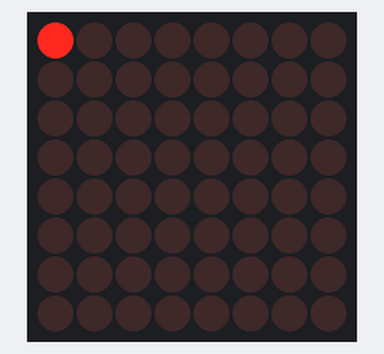
Simulated run of this sketch. Board: Arduino Uno, built with avr-gcc and run on an emulated ATmega328P. Shown: 8×8 LED matrix.

Above: at 0.1 s.
At 5.1 s:
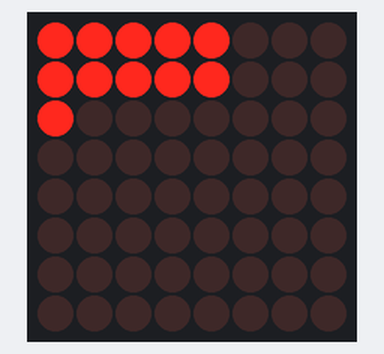
At 9.6 s:
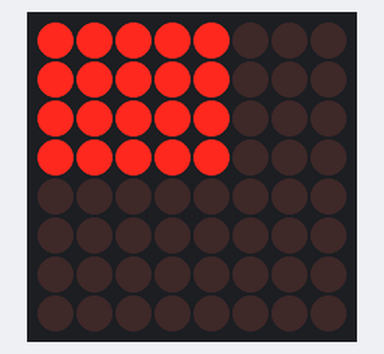
At 19.6 s:
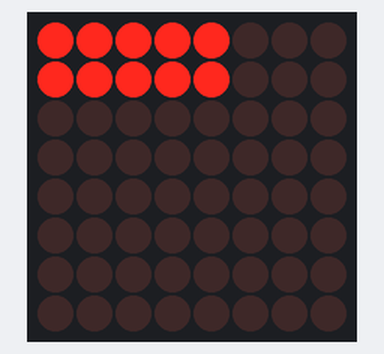
At 29.1 s:
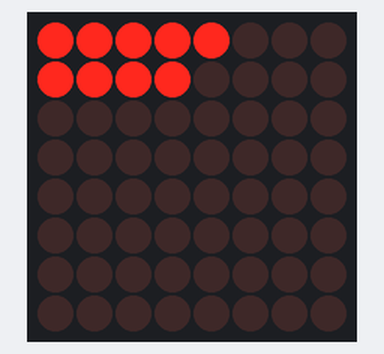
At 39.1 s:
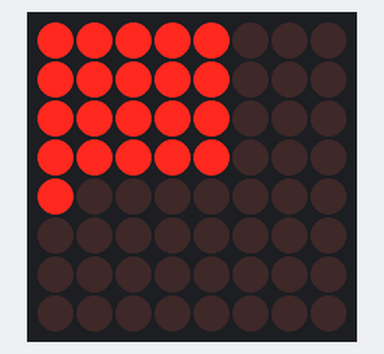

Measured:
- what the display in image 1 shows lasts 0.5 s, from 5.0 s to 5.5 s

The sketch:

Lab_02_matriz_de_led_.ino
```cpp
#include "LedControl.h" // incluye la libreria

LedControl lc=LedControl(11,13,10,1); // Creacion del objeto


void setup()
{
  lc.shutdown(0,false); //enciende la matriz
  lc.setIntensity(0,2); // establecer el brillo de 0 a 15
  lc.clearDisplay(0); // blanquea matriz, apaga todos los leds
}

void loop()
{
  for (int fila=0; fila < 5; fila++)
  {
      for (int columna=0; columna < 5; columna++)
      {
         lc.setLed(0,fila,columna,true);
         delay(500);
         //lc.setLed(0,fila,columna,false);
         //delay(100);
      }
  }

   for (int fila=4; fila >= 0; fila--)
  {
      for (int columna=4; columna >= 0; columna--)
      {
         lc.setLed(0,fila,columna,false);
         delay(500);
         //lc.setLed(0,fila,columna,false);
         //delay(100);
      }
  }
  //lc.clearDisplay(0);
}
```
